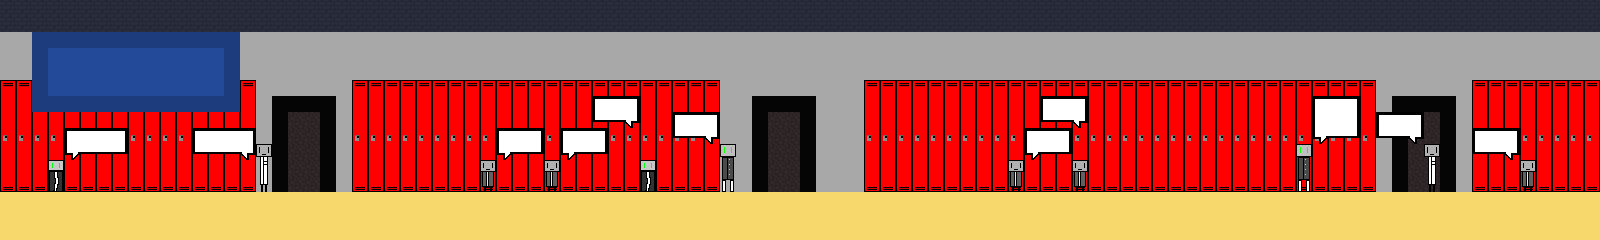

A level layout from a 2D game, rendered from its tile map. Below: a short description, then the map file with tile-grid data replaced by summaries:
An orthogonal 100x15 tile map with 16x16 px tiles, 3 tile layers (background, people, text), 7 tilesets and 28 objects.

<map version="1.2" tiledversion="1.2.4" orientation="orthogonal" renderorder="right-down" width="100" height="15" tilewidth="16" tileheight="16" infinite="0" nextlayerid="13" nextobjectid="44">
 <tileset firstgid="1" source="tilesthataregood.tsx" />
 <tileset firstgid="9" name="lockertilesthataregood" tilewidth="16" tileheight="16" tilecount="8" columns="1">
  <image source="locker_background-1.png (2).png" trans="ffffff" width="16" height="128" />
 </tileset>
 <tileset firstgid="17" source="Tiles2.tsx" />
 <tileset firstgid="193" source="lockerTiles.tsx" />
 <tileset firstgid="1193" source="people.tsx" />
 <tileset firstgid="1197" source="dialog.tsx" />
 <tileset firstgid="1201" source="dialog.tsx" />
 <layer id="3" name="background" width="100" height="15">
  <data>[1500 cells, 1500 non-empty, 12 distinct tile ids]</data>
 </layer>
 <layer id="4" name="people" width="100" height="15">
  <data>[1500 cells, 11 non-empty, 4 distinct tile ids]</data>
 </layer>
 <objectgroup id="10" name="bad">
  <object id="21" x="480" y="160" width="16" height="32" />
  <object id="22" x="1008" y="160" width="16" height="32" />
  <object id="23" x="1072" y="160" width="16" height="32" />
  <object id="24" x="1520" y="160" width="16" height="32" />
 </objectgroup>
 <objectgroup id="9" name="good">
  <object id="15" x="48" y="160" width="16" height="32" />
  <object id="16" x="640" y="160" width="16" height="32" />
  <object id="17" x="1296" y="144" width="16" height="48" />
  <object id="18" x="720" y="144" width="16" height="48" />
  <object id="19" x="256" y="144" width="16" height="48" />
  <object id="20" x="544" y="160" width="16" height="32" />
  <object id="25" x="1424" y="144" width="16" height="48" />
 </objectgroup>
 <layer id="12" name="text" width="100" height="15">
  <data>[1500 cells, 138 non-empty, 20 distinct tile ids]</data>
 </layer>
 <objectgroup id="11" name="interactable">
  <object id="27" x="48" y="160" width="16" height="32" />
  <object id="29" x="256" y="144" width="16" height="48" />
  <object id="30" x="480" y="160" width="16" height="32" />
  <object id="31" x="544" y="160" width="16" height="32" />
  <object id="33" x="640" y="160" width="16" height="32" />
  <object id="34" x="720" y="144" width="16" height="48" />
  <object id="36" x="1008" y="160" width="16" height="32" />
  <object id="37" x="1072" y="160" width="16" height="32" />
  <object id="38" x="1296" y="144" width="16" height="48" />
  <object id="39" x="1424" y="144" width="16" height="48" />
  <object id="40" x="1520" y="160" width="16" height="32" />
 </objectgroup>
 <objectgroup id="5" name="sensors" />
 <objectgroup id="6" name="door">
  <object id="12" x="288" y="112" width="32" height="80" />
  <object id="13" x="768" y="112" width="32" height="80" />
  <object id="14" x="1408" y="112" width="32" height="80" />
 </objectgroup>
 <objectgroup id="7" name="bounds">
  <object id="3" x="0" y="0" width="1" height="191" />
  <object id="4" x="1599" y="0" width="1" height="192" />
 </objectgroup>
 <objectgroup id="2" name="collidable">
  <object id="1" x="0" y="192.238" width="1600" height="47.5248" />
 </objectgroup>
</map>
